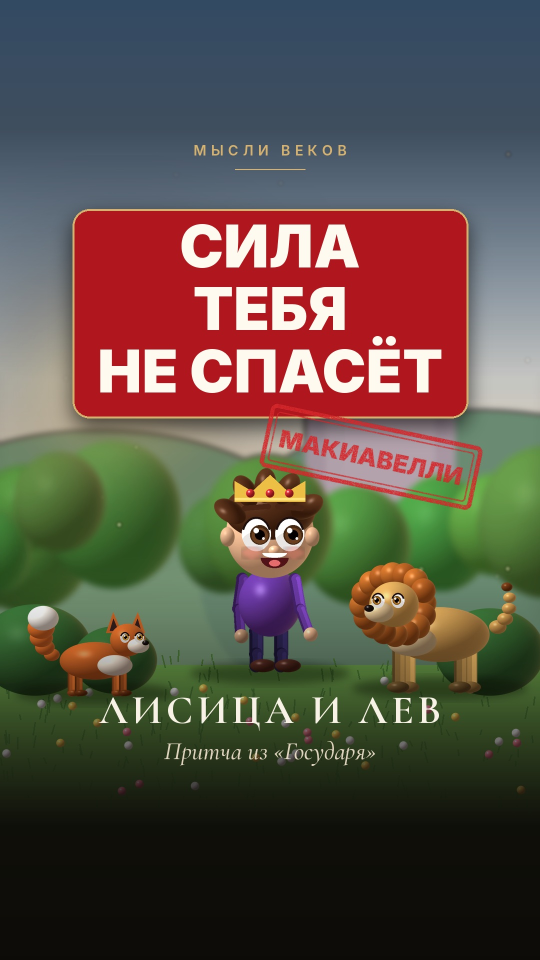
#> input picture reels/covers/01_lisitsa_click.jpg, 1080 x 1920 px, given in place of met_435948.jpg, which was not available (shown at 1/2 size)
$ python make_cover_borgia.py
#> lines starting #> are read from the running program, lines starting #| are printed output that depends on the picture; pictures that were not available may be replaced by others from this repository, and a replacement may not be noted
### reels/make_covers_click.py
"""Кликбейт-обложки: крупная красная плашка-хук + штамп + название. Всё важное — в зоне 3:4 (y 240–1680) для сетки профиля."""
import os, sys
import numpy as np
from PIL import Image, ImageDraw, ImageFilter, ImageEnhance
HERE = os.path.dirname(os.path.abspath(__file__)); sys.path.insert(0, HERE)
from make_covers import cover_crop, spaced, serif, sans, cfg, W, H, GOLD, WHITE

def stamp(text, size=96):
    st = Image.new("RGBA", (620, 200), (0, 0, 0, 0)); sd = ImageDraw.Draw(st)
    sd.rounded_rectangle((10, 10, 610, 190), 18, outline=(214, 40, 44, 235), width=12); sd.rounded_rectangle((30, 30, 590, 170), 10, outline=(214, 40, 44, 200), width=4)
    while size > 40 and sd.textlength(text, font=sans("Black", size)) > 520: size -= 4
    sd.text((310, 102), text, font=sans("Black", size), fill=(214, 40, 44, 235), anchor="mm")
    al = np.asarray(st.getchannel("A")).astype(np.float32) * (np.random.default_rng(3).random((200, 620)) > 0.12)
    st.putalpha(Image.fromarray(al.astype(np.uint8)).filter(ImageFilter.GaussianBlur(0.6)))
    st = st.rotate(-12, expand=True, resample=Image.BICUBIC); return st.resize((int(st.width * 0.72), int(st.height * 0.72)), Image.LANCZOS)

def make_click(bg, hook, stamp_text, title, sub, out, y=1010, dark_top=False, stamp_pos="top", logo_y=300):
    im = ImageEnhance.Contrast(ImageEnhance.Color(bg.convert("RGB")).enhance(0.95)).enhance(1.1).convert("RGBA")
    yy, xx = np.mgrid[0:H, 0:W].astype(np.float32)
    a = np.clip((yy - 1150) / 500, 0, 1) ** 1.1 * 235 + np.clip((300 - yy) / 300, 0, 1) * 120
    if dark_top: a = np.maximum(a, np.clip((760 - yy) / 500, 0, 1) * 150)
    a = np.maximum(a, np.clip(((xx - W / 2) ** 2 / (W * 0.72) ** 2 + (yy - H * 0.42) ** 2 / (H * 0.55) ** 2) - 0.45, 0, 1) * 200)
    im.alpha_composite(Image.fromarray(np.dstack([np.full((H, W), 10), np.full((H, W), 6), np.full((H, W), 6), np.clip(a, 0, 245)]).astype(np.uint8), "RGBA"))
    d = ImageDraw.Draw(im)
    spaced(d, (W // 2, logo_y), "МЫСЛИ ВЕКОВ", sans("SemiBold", 28), GOLD, 9); d.line(((W // 2 - 70, logo_y + 38), (W // 2 + 70, logo_y + 38)), fill=GOLD, width=2)
    size = 118
    while size > 70 and max(d.textlength(l, font=sans("Black", size)) for l in hook.split("\n")) > 900: size -= 4
    f = sans("Black", size)
    x0, y0, x1, y1 = d.multiline_textbbox((W // 2, y), hook, font=f, anchor="ma", align="center", spacing=10)
    sh = Image.new("RGBA", (W, H), (0, 0, 0, 0)); ImageDraw.Draw(sh).rounded_rectangle((x0 - 50, y0 - 12, x1 + 50, y1 + 68), 34, fill=(0, 0, 0, 170))
    im.alpha_composite(sh.filter(ImageFilter.GaussianBlur(20))); d = ImageDraw.Draw(im)
    d.rounded_rectangle((x0 - 50, y0 - 30, x1 + 50, y1 + 50), 34, fill=(176, 22, 30)); d.rounded_rectangle((x0 - 50, y0 - 30, x1 + 50, y1 + 50), 34, outline=GOLD, width=4)
    d.multiline_text((W // 2, y), hook, font=f, fill=(255, 250, 240), anchor="ma", align="center", spacing=10)
    if stamp_text:
        st = stamp(stamp_text); sy = int(y0) - st.height + 40 if stamp_pos == "top" else int(y1) + 10
        im.alpha_composite(st, (min(W - st.width - 24, int(x1) - st.width + 90), sy)); d = ImageDraw.Draw(im)
    yb = max(y1 + (140 if stamp_pos == "top" else 250), 1420)
    spaced(d, (W // 2, yb), title, serif("Bold", 92 if len(title) < 12 else 80), WHITE, 8)
    d.text((W // 2, yb + 82), sub, font=serif("MediumItalic", 50), fill=(225, 212, 190), anchor="mm")
    im.convert("RGB").save(f"{HERE}/covers/{out}.jpg", quality=94); return im

# [6 lines that do not run on import are left out]

### reels/make_covers.py
"""Единые обложки для Reels (1080×1920, важное — в центральной зоне 3:4, которую показывает сетка профиля)."""
import importlib.util, os, sys
import numpy as np
from PIL import Image, ImageDraw, ImageFont, ImageEnhance, ImageFilter
HERE = os.path.dirname(os.path.abspath(__file__)); sys.path.insert(0, HERE)
W, H = 1080, 1920; GOLD, WHITE, GREY = (214, 178, 112), (248, 242, 230), (190, 180, 166)
def serif(s, z): return ImageFont.truetype(f"{HERE}/fonts/CormorantGaramond-{s}.ttf", z)
def sans(s, z): return ImageFont.truetype(f"/usr/share/fonts/opentype/inter/Inter-{s}.otf", z)
def cfg(name):
    sp = importlib.util.spec_from_file_location(name, f"{HERE}/configs/{name}.py"); m = importlib.util.module_from_spec(sp); sp.loader.exec_module(m); return m
# [4 lines left out: function cover_crop, not called in this run]
def spaced(d, xy, text, f, fill, sp=6):
    w = sum(d.textlength(c, font=f) + sp for c in text) - sp; x = xy[0] - w / 2
    for c in text: d.text((x, xy[1]), c, font=f, fill=fill, anchor="lm"); x += d.textlength(c, font=f) + sp
# [20 lines left out: function make, not called in this run]

# [16 lines that do not run on import are left out]

### reels/make_cover_borgia.py
"""Обложка «Чезаре и Рамиро»: портрет «Бородатый мужчина в чёрном» (Корнель де Лион, The Met) + плашка, штамп, название."""
import os, sys
from PIL import Image
HERE = os.path.dirname(os.path.abspath(__file__)); sys.path.insert(0, HERE)
from make_covers_click import make_click
im = Image.open(f"{HERE}/art/met_435948.jpg").convert("RGB")
#> im is the input picture: PIL image 1080x1920 RGB; mean R, G, B 89.5, 78.8, 68.7
sc = 2150 / im.height; big = im.resize((int(im.width * sc), 2150), Image.LANCZOS)          # крупнее, лицо по центру
#> after `sc = 2150 / im.height`: sc = 1.12
x0 = int((big.width - 1080) * 0.62); bg = big.crop((x0, 60, x0 + 1080, 60 + 1920))
#> after `x0 = int((big.width - 1080) * 0.62)`: x0 = 79
#> after `bg = big.crop((x0, 60, x0 + 1080, 60 + 1920))`:
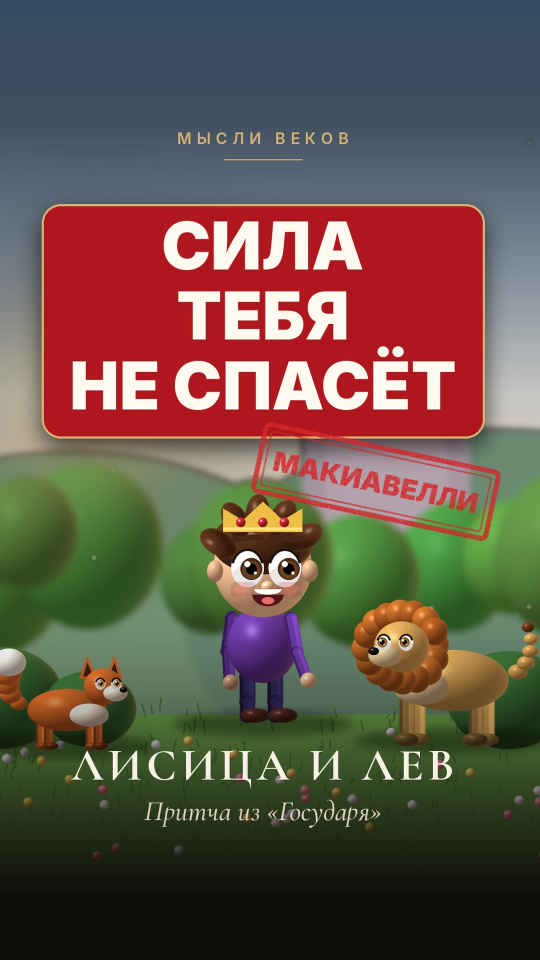
#> bg: PIL image 1080x1920 RGB (shown at 1/2 size); mean R, G, B 99.5, 83.3, 72
make_click(bg, "ОН КАЗНИЛ\nСВОЕГО ПАЛАЧА", "ГЛАВА VII", "ЧЕЗАРЕ БОРДЖИА", "история из «Государя»", "16_borgia_click", y=1060)
#> in make_click, `im.alpha_composite(Image.fromarray(np.dstack([np.full((H, W), 10), np...`:
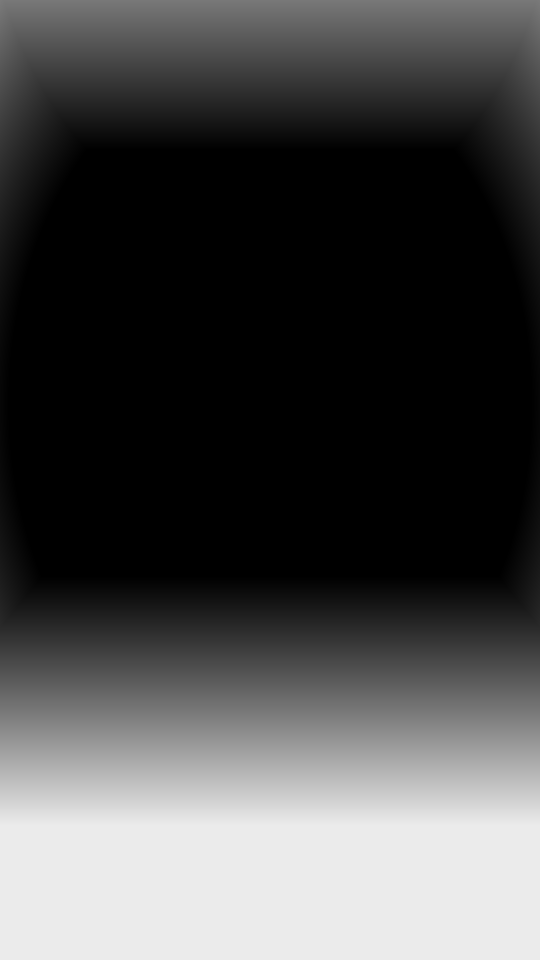
#> a: shape (1920, 1080) float32 (shown at 1/2 size); min 0, max 235, mean 72.5
#> the loop in make_click, `while size > 70 and max(d.textlength(l, font=sans("Black", size)) for ..` made 5 passes
#> size on passes 1 to 5: 114, 110, 106, 102, 98
#> after the loop in make_click, `while size > 70 and max(d.textlength(l, font=sans("Black", size)) for ..`: size = 98
#> in make_click, `x0, y0, x1, y1 = d.multiline_textbbox((W // 2, y), hook, font=f, ancho..`: x0 = 102; y0 = 1083; x1 = 977; y1 = 1261
#> in make_click, `sh = Image.new('RGBA', (W, H), (0, 0, 0, 0))`: sh: PIL image 1080x1920 RGBA; every value is 0
#> in make_click, `ImageDraw.Draw(sh).rounded_rectangle((x0 - 50, y0 - 12, x1 + 50, y1 + `:
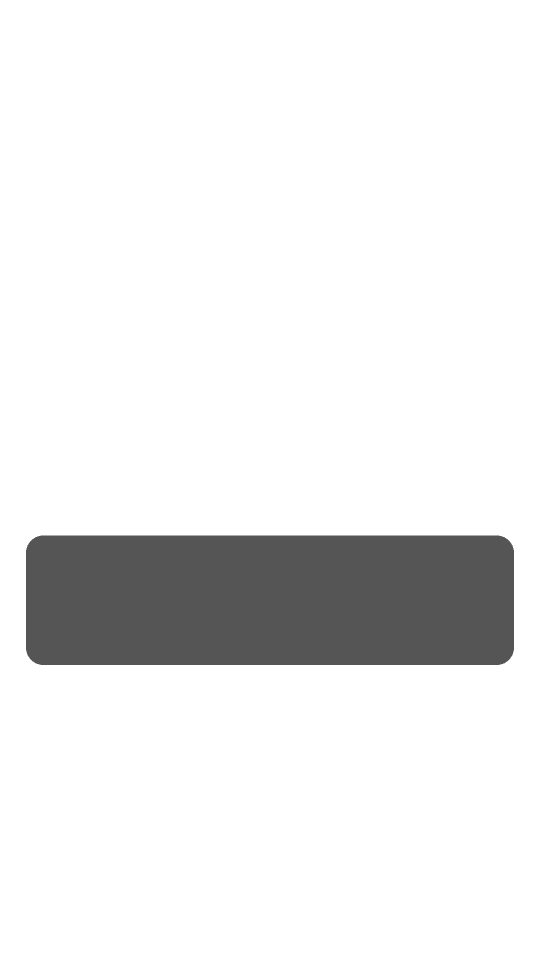
#> sh: PIL image 1080x1920 RGBA (shown at 1/2 size); mean R, G, B, A 0, 0, 0, 20.6; transparent parts drawn white
#> in stamp, `st = Image.new('RGBA', (620, 200), (0, 0, 0, 0))`: st: PIL image 620x200 RGBA; every value is 0
#> after the loop in stamp, `while size > 40 and sd.textlength(text, font=sans("Black", size)) > 52..`: size = 96
#> in stamp, `al = np.asarray(st.getchannel("A")).astype(np.float32) * (np.random.de..`:
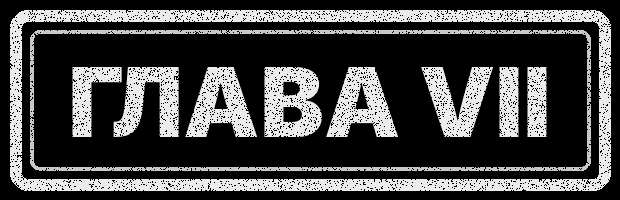
#> al: shape (200, 620) float32; min 0, max 235, mean 69.4
#> in stamp, `st.putalpha(Image.fromarray(al.astype(np.uint8)).filter(ImageFilter.Ga..`:
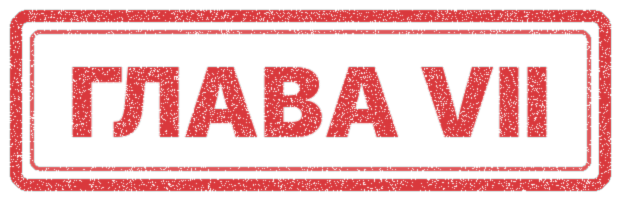
#> st: PIL image 620x200 RGBA; mean R, G, B, A 74.9, 14, 15.4, 69.3; transparent parts drawn white
#> in stamp, `return st.resize((int(st.width * 0.72), int(st.height * 0.72)), Image.`:
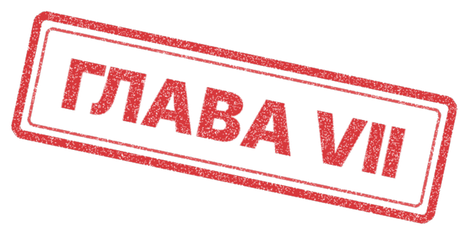
#> returned value: PIL image 468x234 RGBA; mean R, G, B, A 56.2, 8.9, 10, 40.7; transparent parts drawn white
#> in make_click, `sy = int(y0) - st.height + 40 if stamp_pos == 'top' else int(y1) + 10`: sy = 889
#> in make_click, `yb = max(y1 + (140 if stamp_pos == "top" else 250), 1420)`: yb = 1420
#> in make_click, `im.convert('RGB').save(f'{HERE}/covers/{out}.jpg', quality=94)`:
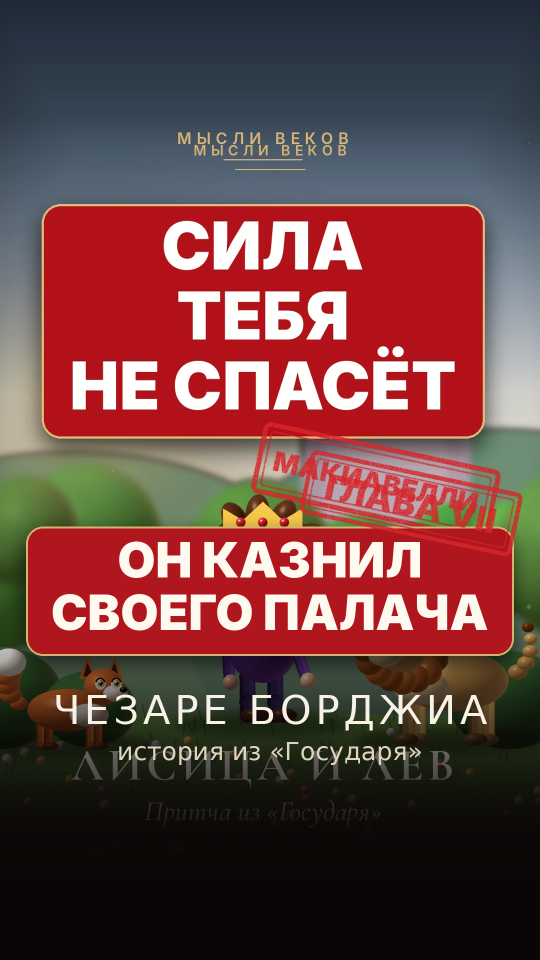
#> saved as 16_borgia_click.jpg: PIL image 1080x1920 RGB (shown at 1/2 size); mean R, G, B 104.5, 66.8, 65.2
print("ok")
